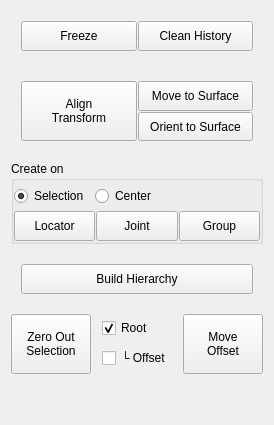
       <widget class="QWidget" name="tab_general">
        <property name="enabled">
         <bool>true</bool>
        </property>
        <attribute name="title">
         <string>Edit</string>
        </attribute>
        <layout class="QVBoxLayout" name="verticalLayout_2">
         <property name="spacing">
          <number>10</number>
         </property>
         <item>
          <widget class="QFrame" name="layUtilitary">
           <property name="frameShape">
            <enum>QFrame::NoFrame</enum>
           </property>
           <property name="frameShadow">
            <enum>QFrame::Raised</enum>
           </property>
           <property name="class" stdset="0">
            <string>dark-background</string>
           </property>
           <layout class="QHBoxLayout" name="horizontalLayout_2">
            <property name="spacing">
             <number>1</number>
            </property>
            <property name="leftMargin">
             <number>10</number>
            </property>
            <property name="topMargin">
             <number>10</number>
            </property>
            <property name="rightMargin">
             <number>10</number>
            </property>
            <property name="bottomMargin">
             <number>10</number>
            </property>
            <item>
             <widget class="QPushButton" name="BtnFreezeTransform">
              <property name="minimumSize">
               <size>
                <width>0</width>
                <height>30</height>
               </size>
              </property>
              <property name="toolTip">
               <string>Freeze transformations from selected objects.</string>
              </property>
              <property name="text">
               <string>Freeze</string>
              </property>
              <property name="class" stdset="0">
               <string>control-group-left</string>
              </property>
             </widget>
            </item>
            <item>
             <widget class="QPushButton" name="BtnCleanHistory">
              <property name="minimumSize">
               <size>
                <width>0</width>
                <height>30</height>
               </size>
              </property>
              <property name="toolTip">
               <string>Clean history from selected objects.</string>
              </property>
              <property name="text">
               <string>Clean History</string>
              </property>
              <property name="class" stdset="0">
               <string>control-group-right</string>
              </property>
             </widget>
            </item>
           </layout>
          </widget>
         </item>
         <item>
          <widget class="QFrame" name="LayAlign">
           <property name="frameShape">
            <enum>QFrame::NoFrame</enum>
           </property>
           <property name="frameShadow">
            <enum>QFrame::Raised</enum>
           </property>
           <property name="class" stdset="0">
            <string>dark-background</string>
           </property>
           <layout class="QHBoxLayout" name="horizontalLayout_4">
            <property name="spacing">
             <number>1</number>
            </property>
            <property name="leftMargin">
             <number>10</number>
            </property>
            <property name="topMargin">
             <number>10</number>
            </property>
            <property name="rightMargin">
             <number>10</number>
            </property>
            <property name="bottomMargin">
             <number>10</number>
            </property>
            <item>
             <widget class="QPushButton" name="BtnAlignTransform">
              <property name="minimumSize">
               <size>
                <width>0</width>
                <height>60</height>
               </size>
              </property>
              <property name="toolTip">
               <string>Select first source transform, 
then any number of target transforms.</string>
              </property>
              <property name="text">
               <string>Align
Transform</string>
              </property>
              <property name="class" stdset="0">
               <string>control-group-left</string>
              </property>
             </widget>
            </item>
            <item>
             <widget class="QFrame" name="FrmSurfaceAlignment">
              <layout class="QVBoxLayout" name="lay_surface_alignment">
               <property name="spacing">
                <number>1</number>
               </property>
               <property name="leftMargin">
                <number>0</number>
               </property>
               <property name="topMargin">
                <number>0</number>
               </property>
               <property name="rightMargin">
                <number>0</number>
               </property>
               <property name="bottomMargin">
                <number>0</number>
               </property>
               <item>
                <widget class="QPushButton" name="BtnMoveToSurface">
                 <property name="minimumSize">
                  <size>
                   <width>0</width>
                   <height>30</height>
                  </size>
                 </property>
                 <property name="toolTip">
                  <string>Select mesh, then any number of transforms.
Moves transforms to mesh surface.</string>
                 </property>
                 <property name="text">
                  <string>Move to Surface</string>
                 </property>
                 <property name="class" stdset="0">
                  <string>control-group-top-right</string>
                 </property>
                </widget>
               </item>
               <item>
                <widget class="QPushButton" name="BtnOrientToSurface">
                 <property name="minimumSize">
                  <size>
                   <width>0</width>
                   <height>29</height>
                  </size>
                 </property>
                 <property name="toolTip">
                  <string>Select mesh, then any number of transforms.
Orient transforms to mesh surface.</string>
                 </property>
                 <property name="text">
                  <string>Orient to Surface</string>
                 </property>
                 <property name="class" stdset="0">
                  <string>control-group-bottom-right</string>
                 </property>
                </widget>
               </item>
              </layout>
             </widget>
            </item>
           </layout>
          </widget>
         </item>
         <item>
          <widget class="QGroupBox" name="LayBasicCreation">
           <property name="title">
            <string>Create on</string>
           </property>
           <layout class="QHBoxLayout" name="horizontalLayout_11" stretch="3">
            <property name="leftMargin">
             <number>0</number>
            </property>
            <property name="topMargin">
             <number>0</number>
            </property>
            <property name="rightMargin">
             <number>0</number>
            </property>
            <property name="bottomMargin">
             <number>0</number>
            </property>
            <item>
             <layout class="QVBoxLayout" name="LayCreationVertical">
              <property name="spacing">
               <number>0</number>
              </property>
              <property name="leftMargin">
               <number>0</number>
              </property>
              <property name="topMargin">
               <number>0</number>
              </property>
              <property name="rightMargin">
               <number>0</number>
              </property>
              <property name="bottomMargin">
               <number>0</number>
              </property>
              <item>
               <widget class="QFrame" name="LayCreationType">
                <property name="minimumSize">
                 <size>
                  <width>0</width>
                  <height>30</height>
                 </size>
                </property>
                <property name="frameShape">
                 <enum>QFrame::NoFrame</enum>
                </property>
                <property name="frameShadow">
                 <enum>QFrame::Raised</enum>
                </property>
                <layout class="QHBoxLayout" name="horizontalLayout_25">
                 <property name="leftMargin">
                  <number>0</number>
                 </property>
                 <property name="topMargin">
                  <number>0</number>
                 </property>
                 <property name="rightMargin">
                  <number>0</number>
                 </property>
                 <property name="bottomMargin">
                  <number>0</number>
                 </property>
                 <item>
                  <widget class="QRadioButton" name="ChkCreateOnSelection">
                   <property name="toolTip">
                    <string>Create one object per selected item.</string>
                   </property>
                   <property name="text">
                    <string>Selection</string>
                   </property>
                   <property name="checked">
                    <bool>true</bool>
                   </property>
                  </widget>
                 </item>
                 <item>
                  <widget class="QRadioButton" name="ChkCreateOnCenter">
                   <property name="toolTip">
                    <string>Create one object at the cented of selected items.</string>
                   </property>
                   <property name="text">
                    <string>Center</string>
                   </property>
                  </widget>
                 </item>
                 <item>
                  <spacer name="horizontalSpacer_3">
                   <property name="orientation">
                    <enum>Qt::Horizontal</enum>
                   </property>
                   <property name="sizeHint" stdset="0">
                    <size>
                     <width>40</width>
                     <height>20</height>
                    </size>
                   </property>
                  </spacer>
                 </item>
                </layout>
               </widget>
              </item>
              <item>
               <widget class="QFrame" name="LayCreationButtons">
                <property name="styleSheet">
                 <string notr="true"/>
                </property>
                <property name="frameShape">
                 <enum>QFrame::NoFrame</enum>
                </property>
                <property name="frameShadow">
                 <enum>QFrame::Raised</enum>
                </property>
                <layout class="QHBoxLayout" name="horizontalLayout_26">
                 <property name="spacing">
                  <number>1</number>
                 </property>
                 <property name="leftMargin">
                  <number>0</number>
                 </property>
                 <property name="topMargin">
                  <number>0</number>
                 </property>
                 <property name="rightMargin">
                  <number>0</number>
                 </property>
                 <property name="bottomMargin">
                  <number>0</number>
                 </property>
                 <item>
                  <widget class="QPushButton" name="BtnCreateLocator">
                   <property name="minimumSize">
                    <size>
                     <width>0</width>
                     <height>30</height>
                    </size>
                   </property>
                   <property name="text">
                    <string>Locator</string>
                   </property>
                   <property name="class" stdset="0">
                    <string>control-group-bottom-left</string>
                   </property>
                  </widget>
                 </item>
                 <item>
                  <widget class="QPushButton" name="BtnCreateJoint">
                   <property name="minimumSize">
                    <size>
                     <width>0</width>
                     <height>30</height>
                    </size>
                   </property>
                   <property name="text">
                    <string>Joint</string>
                   </property>
                  </widget>
                 </item>
                 <item>
                  <widget class="QPushButton" name="BtnCreateGroup">
                   <property name="minimumSize">
                    <size>
                     <width>0</width>
                     <height>30</height>
                    </size>
                   </property>
                   <property name="text">
                    <string>Group</string>
                   </property>
                   <property name="class" stdset="0">
                    <string>control-group-bottom-right</string>
                   </property>
                  </widget>
                 </item>
                </layout>
               </widget>
              </item>
             </layout>
            </item>
           </layout>
          </widget>
         </item>
         <item>
          <widget class="QFrame" name="horizontalFrame_24">
           <property name="class" stdset="0">
            <string>dark-background</string>
           </property>
           <layout class="QHBoxLayout" name="horizontalLayout">
            <property name="spacing">
             <number>0</number>
            </property>
            <property name="leftMargin">
             <number>10</number>
            </property>
            <property name="topMargin">
             <number>10</number>
            </property>
            <property name="rightMargin">
             <number>10</number>
            </property>
            <property name="bottomMargin">
             <number>10</number>
            </property>
            <item>
             <widget class="QPushButton" name="BtnBuildHierarchy">
              <property name="minimumSize">
               <size>
                <width>0</width>
                <height>30</height>
               </size>
              </property>
              <property name="toolTip">
               <string>Parent selected objects in hierarchy
based on selection order.</string>
              </property>
              <property name="text">
               <string>Build Hierarchy</string>
              </property>
              <property name="class" stdset="0">
               <string>control-group</string>
              </property>
             </widget>
            </item>
           </layout>
          </widget>
         </item>
         <item>
          <widget class="QFrame" name="lay_offset_creation_2">
           <layout class="QHBoxLayout" name="horizontalLayout_3" stretch="3,2,1">
            <property name="spacing">
             <number>1</number>
            </property>
            <property name="leftMargin">
             <number>0</number>
            </property>
            <property name="topMargin">
             <number>0</number>
            </property>
            <property name="rightMargin">
             <number>0</number>
            </property>
            <property name="bottomMargin">
             <number>0</number>
            </property>
            <item>
             <widget class="QPushButton" name="btnZeroOut">
              <property name="minimumSize">
               <size>
                <width>0</width>
                <height>60</height>
               </size>
              </property>
              <property name="toolTip">
               <string>Creates group root and/or offset
to zero transformations of selection.</string>
              </property>
              <property name="text">
               <string>Zero Out
Selection</string>
              </property>
              <property name="class" stdset="0">
               <string>control-group-left</string>
              </property>
             </widget>
            </item>
            <item>
             <widget class="QFrame" name="LayOffsetCreation">
              <property name="frameShape">
               <enum>QFrame::NoFrame</enum>
              </property>
              <property name="frameShadow">
               <enum>QFrame::Plain</enum>
              </property>
              <property name="lineWidth">
               <number>0</number>
              </property>
              <property name="midLineWidth">
               <number>0</number>
              </property>
              <layout class="QVBoxLayout" name="verticalLayout_16" stretch="0,0">
               <property name="leftMargin">
                <number>10</number>
               </property>
               <property name="topMargin">
                <number>0</number>
               </property>
               <property name="rightMargin">
                <number>10</number>
               </property>
               <property name="bottomMargin">
                <number>0</number>
               </property>
               <item>
                <widget class="QCheckBox" name="chkZeroOutRoot">
                 <property name="text">
                  <string>Root</string>
                 </property>
                 <property name="checked">
                  <bool>true</bool>
                 </property>
                </widget>
               </item>
               <item>
                <widget class="QCheckBox" name="chkZeroOutOffset">
                 <property name="text">
                  <string>└ Offset</string>
                 </property>
                </widget>
               </item>
              </layout>
             </widget>
            </item>
            <item>
             <widget class="QPushButton" name="BtnMoveOffset">
              <property name="minimumSize">
               <size>
                <width>0</width>
                <height>60</height>
               </size>
              </property>
              <property name="toolTip">
               <string>Move parent group of current selection 
to zero out it's transformations.</string>
              </property>
              <property name="text">
               <string>Move
Offset</string>
              </property>
              <property name="class" stdset="0">
               <string>control-group-right</string>
              </property>
             </widget>
            </item>
           </layout>
          </widget>
         </item>
         <item>
          <spacer name="verticalSpacer">
           <property name="orientation">
            <enum>Qt::Vertical</enum>
           </property>
           <property name="sizeHint" stdset="0">
            <size>
             <width>20</width>
             <height>40</height>
            </size>
           </property>
          </spacer>
         </item>
        </layout>
       </widget>
